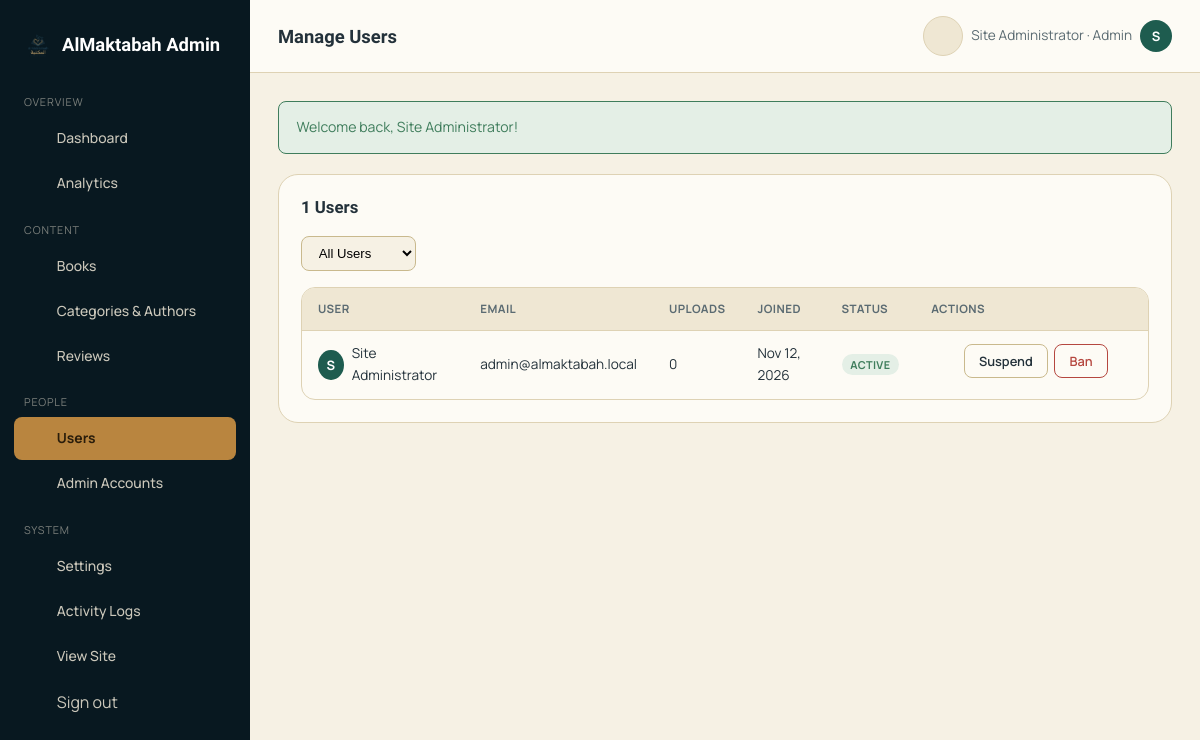
The page /admin/users.php (signed in) on the database its author committed.
### tables this page shows
CREATE TABLE IF NOT EXISTS users (
    id               INT UNSIGNED AUTO_INCREMENT PRIMARY KEY,
    username         VARCHAR(50)  NOT NULL UNIQUE,
    email            VARCHAR(150) NOT NULL UNIQUE,
    password         VARCHAR(255) NOT NULL,
    email_verified   TINYINT(1) NOT NULL DEFAULT 0,
    display_name     VARCHAR(100) DEFAULT NULL,
    profile_image    VARCHAR(255) DEFAULT NULL,
    bio              TEXT DEFAULT NULL,
    role             ENUM('user','subadmin','admin') NOT NULL DEFAULT 'user',
    permissions      JSON DEFAULT NULL COMMENT 'granular permission keys for subadmins',
    status           ENUM('active','suspended','banned') NOT NULL DEFAULT 'active',
    theme_preference ENUM('light','dark','auto') NOT NULL DEFAULT 'auto',
    language_preference VARCHAR(10) NOT NULL DEFAULT 'en',
    remember_token   VARCHAR(255) DEFAULT NULL,
    reset_token      VARCHAR(255) DEFAULT NULL,
    reset_expires    DATETIME DEFAULT NULL,
    last_login       DATETIME DEFAULT NULL,
    created_at       TIMESTAMP NOT NULL DEFAULT CURRENT_TIMESTAMP,
    updated_at       TIMESTAMP NOT NULL DEFAULT CURRENT_TIMESTAMP ON UPDATE CURRENT_TIMESTAMP,
    INDEX idx_role (role),
    INDEX idx_status (status)
);

### classes/Auth.php (called while the page is built, shortened)
<?php
class Auth
{
    public static function id(): ?int
    {
        return $_SESSION['user_id'] ?? null;
    }
    public static function role(): ?string
    {
        return $_SESSION['role'] ?? null;
    }
}

### classes/Database.php (called while the page is built, shortened)
<?php
class Database
{
    private static ?PDO $instance = null;
    public static function getInstance(): PDO
    {
        if (self::$instance === null) {
            $dsn = 'mysql:host=' . DB_HOST . ';dbname=' . DB_NAME . ';charset=' . DB_CHARSET;
            $options = [
                PDO::ATTR_ERRMODE            => PDO::ERRMODE_EXCEPTION,
                PDO::ATTR_DEFAULT_FETCH_MODE => PDO::FETCH_ASSOC,
                PDO::ATTR_EMULATE_PREPARES   => false,
            ];
            try {
                self::$instance = new PDO($dsn, DB_USER, DB_PASS, $options);
            } catch (PDOException $e) {
                error_log('Database connection failed: ' . $e->getMessage());
                http_response_code(500);
                die('Unable to connect to the database. Please check config/database.php and try again.');
            }
        }
        return self::$instance;
    }
    public static function fetchAll(string $sql, array $params = []): array
    {
        $stmt = self::getInstance()->prepare($sql);
        $stmt->execute($params);
        return $stmt->fetchAll();
    }
    public static function fetchOne(string $sql, array $params = []): ?array
    {
        $stmt = self::getInstance()->prepare($sql);
        $stmt->execute($params);
        $row = $stmt->fetch();
        return $row === false ? null : $row;
    }
}

### config/config.php (called while the page is built, shortened)
<?php
spl_autoload_register(function (string $class) {
    $path = __DIR__ . '/../classes/' . $class . '.php';
});
require_once __DIR__ . '/database.php';
require_once ROOT_PATH . '/includes/functions.php';

### classes/User.php (called while the page is built, shortened)
<?php
class User
{
    public static function listAll(string $filter = '', int $page = 1, int $perPage = 25): array
    {
        $where = [];
        $params = [];
        $whereSql = $where ? 'WHERE ' . implode(' AND ', $where) : '';
        $offset = max(0, ($page - 1) * $perPage);
        $rows = Database::fetchAll(
            "SELECT u.*, (SELECT COUNT(*) FROM books b WHERE b.uploader_id = u.id) AS upload_count
             FROM users u $whereSql ORDER BY u.created_at DESC LIMIT ? OFFSET ?",
            [...$params, $perPage, $offset]
        );
        $total = Database::fetchOne("SELECT COUNT(*) AS c FROM users $whereSql", $params)['c'] ?? 0;
        return ['rows' => $rows, 'total' => (int) $total, 'pages' => (int) ceil($total / $perPage), 'page' => $page];
    }
}

### admin/users.php (the view, shortened to what this page needs)
<?php
require_once __DIR__ . '/../config/config.php';
$pageTitle = 'Manage Users';
$activeNav = 'users';
include __DIR__ . '/includes/layout-start.php';
$page = max(1, (int) ($_GET['page'] ?? 1));
$filter = $_GET['filter'] ?? '';
$listing = User::listAll($filter, $page, 30);
?>
<div class="admin-panel">
    <div class="admin-panel-head"><h3><?= $listing['total'] ?> Users</h3></div>
    <form method="get" class="admin-filters">
        <select name="filter" onchange="this.form.submit()">
            <option value="">All Users</option>
        </select>
    </form>
    <div class="table-responsive">
        <table class="data-table">
            <thead><tr><th>User</th><th>Email</th><th>Uploads</th><th>Joined</th><th>Status</th><th>Actions</th></tr></thead>
            <tbody>
            <?php foreach ($listing['rows'] as $u): ?>
                <tr>
                    <td class="flex items-center gap-1"><?= avatar_html($u, 30) ?> <?= e($u['display_name'] ?: $u['username']) ?></td>
                    <td><?= e($u['email']) ?></td>
                    <td><?= (int) $u['upload_count'] ?></td>
                    <td><?= date('M j, Y', strtotime($u['created_at'])) ?></td>
                    <td><span class="status-pill status-<?= $u['status'] === 'active' ? 'approved' : 'rejected' ?>"><?= e($u['status']) ?></span></td>
                    <td class="row-actions">
                        <a class="btn btn-icon btn-ghost" href="<?= url('profile.php?u=' . urlencode($u['username'])) ?>" target="_blank" aria-label="View profile"><?= icon('eye') ?></a>
                        <?php if ($u['status'] !== 'active'): ?>
                        <form method="post"><?= Csrf::field() ?><input type="hidden" name="user_id" value="<?= $u['id'] ?>"><input type="hidden" name="action" value="activate"><button class="btn btn-sm btn-outline">Reactivate</button></form>
                        <?php else: ?>
                        <form method="post"><?= Csrf::field() ?><input type="hidden" name="user_id" value="<?= $u['id'] ?>"><input type="hidden" name="action" value="suspend"><button class="btn btn-sm btn-outline">Suspend</button></form>
                        <form method="post"><?= Csrf::field() ?><input type="hidden" name="user_id" value="<?= $u['id'] ?>"><input type="hidden" name="action" value="ban"><button class="btn btn-sm btn-danger-outline">Ban</button></form>
                        <?php endif; ?>
                        <form method="post" data-confirm="Permanently remove this user and their account? This cannot be undone."><button class="btn btn-icon btn-ghost" style="color:var(--danger);" aria-label="Delete"></button></form>
                    </td>
                </tr>
            <?php endforeach; ?>
            </tbody>
        </table>
    </div>
</div>
<?php include __DIR__ . '/includes/layout-end.php'; ?>

### admin/includes/layout-start.php (shortened to what this page needs)
<?php
$adminUser = Database::fetchOne('SELECT * FROM users WHERE id = ?', [Auth::id()]);
$isMainAdmin = Auth::role() === 'admin';
$perms = $isMainAdmin ? null : (json_decode($adminUser['permissions'] ?? '[]', true) ?: []);
function admin_can(?array $perms, bool $isMainAdmin, string $perm): bool {
    return $isMainAdmin || in_array($perm, $perms ?? [], true);
}
?><!doctype html>
<html lang="en" data-theme="auto">
<head>
<link rel="stylesheet" href="<?= asset('css/style.css') ?>">
<link rel="stylesheet" href="<?= asset('css/admin.css') ?>">
</head>
<body>
<div class="admin-shell">
    <aside class="admin-sidebar">
        <div class="admin-brand">
            <img src="<?= asset('images/logo.png') ?>" alt="">
            <span><?= e(SITE_NAME) ?> Admin</span>
        </div>
        <div class="admin-nav-label">Overview</div>
        <a href="<?= url('admin/dashboard.php') ?>" class="admin-link <?= ($activeNav ?? '') === 'dashboard' ? 'active' : '' ?>"><?= icon('grid') ?> Dashboard</a>
        <?php if (admin_can($perms, $isMainAdmin, 'view_analytics')): ?>
        <a href="<?= url('admin/analytics.php') ?>" class="admin-link <?= ($activeNav ?? '') === 'analytics' ? 'active' : '' ?>"><?= icon('chart') ?> Analytics</a>
        <?php endif; ?>
        <?php if (admin_can($perms, $isMainAdmin, 'manage_books')): ?>
        <div class="admin-nav-label">Content</div>
        <a href="<?= url('admin/books.php') ?>" class="admin-link <?= ($activeNav ?? '') === 'books' ? 'active' : '' ?>">
            <?= icon('book') ?> Books
        </a>
        <a href="<?= url('admin/categories.php') ?>" class="admin-link <?= ($activeNav ?? '') === 'categories' ? 'active' : '' ?>"><?= icon('grid') ?> Categories & Authors</a>
        <?php endif; ?>
        <?php if (admin_can($perms, $isMainAdmin, 'manage_reviews')): ?>
        <a href="<?= url('admin/reviews.php') ?>" class="admin-link <?= ($activeNav ?? '') === 'reviews' ? 'active' : '' ?>"><?= icon('star') ?> Reviews</a>
        <?php endif; ?>
        <?php if (admin_can($perms, $isMainAdmin, 'manage_users')): ?>
        <div class="admin-nav-label">People</div>
        <a href="<?= url('admin/users.php') ?>" class="admin-link <?= ($activeNav ?? '') === 'users' ? 'active' : '' ?>"><?= icon('users') ?> Users</a>
        <?php endif; ?>
        <?php if ($isMainAdmin): ?>
        <a href="<?= url('admin/admins.php') ?>" class="admin-link <?= ($activeNav ?? '') === 'admins' ? 'active' : '' ?>"><?= icon('shield') ?> Admin Accounts</a>
        <?php endif; ?>
        <div class="admin-nav-label">System</div>
        <?php if (admin_can($perms, $isMainAdmin, 'manage_settings')): ?>
        <a href="<?= url('admin/settings.php') ?>" class="admin-link <?= ($activeNav ?? '') === 'settings' ? 'active' : '' ?>"><?= icon('settings') ?> Settings</a>
        <?php endif; ?>
        <?php if ($isMainAdmin): ?>
        <a href="<?= url('admin/logs.php') ?>" class="admin-link <?= ($activeNav ?? '') === 'logs' ? 'active' : '' ?>"><?= icon('eye') ?> Activity Logs</a>
        <?php endif; ?>
        <a href="<?= url('index.php') ?>" class="admin-link"><?= icon('home') ?> View Site</a>
        <form action="<?= url('admin/logout.php') ?>" method="post"><?= Csrf::field() ?>
            <button type="submit" class="admin-link" style="width:100%;border:none;background:none;font:inherit;text-align:left;"><?= icon('logout') ?> Sign out</button>
        </form>
    </aside>
    <div class="admin-main">
        <div class="admin-topbar">
            <div class="flex items-center gap-1">
                <h1><?= e($pageTitle ?? 'Dashboard') ?></h1>
            </div>
            <div class="flex items-center gap-1">
                <button class="theme-toggle-btn" data-theme-toggle aria-label="Toggle dark mode">
                    <span class="icon-sun"><?= icon('sun') ?></span><span class="icon-moon"><?= icon('moon') ?></span>
                </button>
                <span class="text-muted" style="font-size:.85rem;"><?= e($adminUser['display_name'] ?: $adminUser['username']) ?> &middot; <?= e(ucfirst(Auth::role())) ?></span>
                <?= avatar_html($adminUser, 32) ?>
            </div>
        </div>
        <div class="admin-content">
        <?php foreach (flash_get() as $f): ?>
            <div class="alert alert-<?= $f['type'] === 'error' ? 'error' : ($f['type'] === 'success' ? 'success' : 'info') ?>"><?= e($f['message']) ?></div>
        <?php endforeach; ?>

### includes/functions.php (shortened to what this page needs)
<?php
function e(?string $value): string
{
    return htmlspecialchars((string) $value, ENT_QUOTES, 'UTF-8');
}
function url(string $path = ''): string
{
    $path = ltrim($path, '/');
    return rtrim(SITE_URL, '/') . '/' . $path;
}
function asset(string $path): string
{
    $path = ltrim($path, '/');
    $fsPath = ROOT_PATH . '/assets/' . $path;
    $version = is_file($fsPath) ? filemtime($fsPath) : time();
    return url('assets/' . $path) . '?v=' . $version;
}
function flash_get(): array
{
    $flashes = $_SESSION['flash'] ?? [];
    return $flashes;
}
function avatar_html(array $user, int $size = 40): string
{
    $name = $user['display_name'] ?? $user['username'] ?? '?';
    $initial = mb_strtoupper(mb_substr(trim($name), 0, 1));
    $palette = ['#1B4A5A', '#C89B5C', '#1E5C4F', '#7A4B3A', '#2D6577', '#8A5A2B'];
    $hash = crc32($user['username'] ?? $name);
    $color = $palette[$hash % count($palette)];
    return '<span class="avatar-initial" style="width:' . $size . 'px;height:' . $size . 'px;line-height:' . $size . 'px;font-size:' . round($size * 0.42) . 'px;background:' . $color . '">' . e($initial) . '</span>';
}
function icon(string $name, string $class = ''): string
{
    $path = $icons[$name] ?? $icons['book'];
    return '<svg class="icon ' . e($class) . '" viewBox="0 0 24 24" fill="none" stroke="currentColor" stroke-width="1.8" stroke-linecap="round" stroke-linejoin="round" aria-hidden="true">' . $path . '</svg>';
}
    ?>

### rows shown on the page
users: display_name "Site Administrator", display_name "S", email "admin@almaktabah.local", upload_count "0", created_at "Nov 12, 2026", status "ACTIVE"

### other values the page prints
SITE_NAME "AlMaktabah"
$pageTitle "Manage Users"
Auth::role() "Admin"
$f['message'] "Welcome back, Site Administrator!"
$listing['total'] "1"
